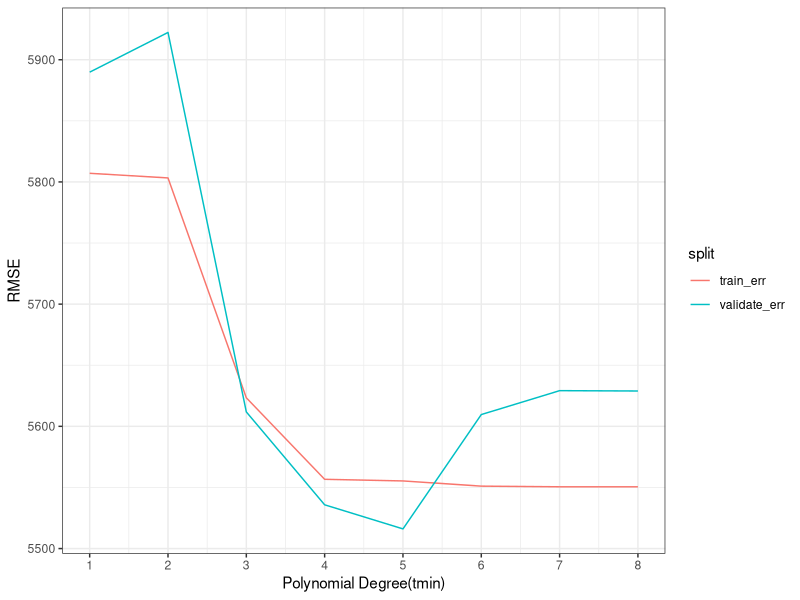
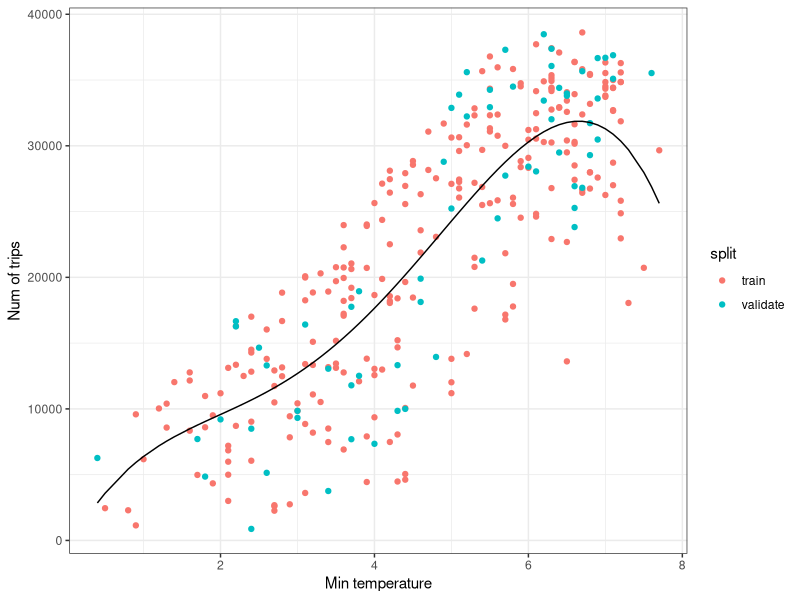
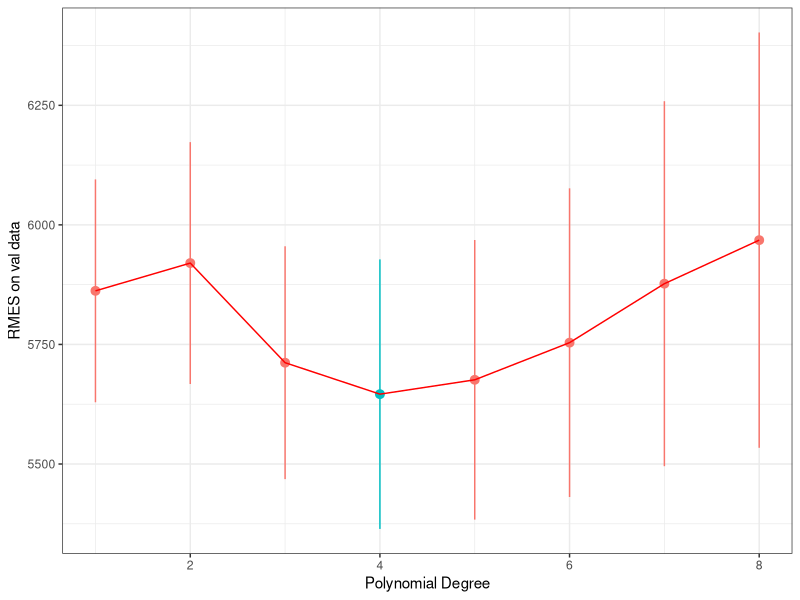
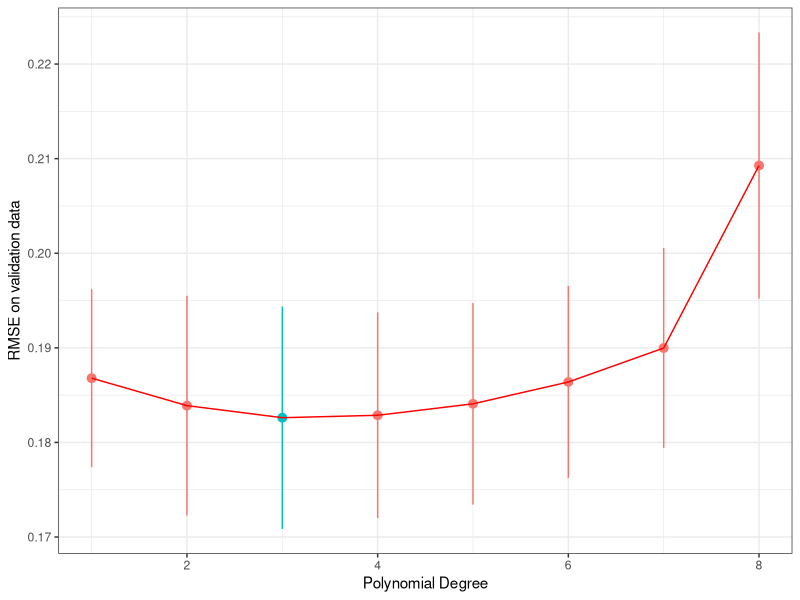
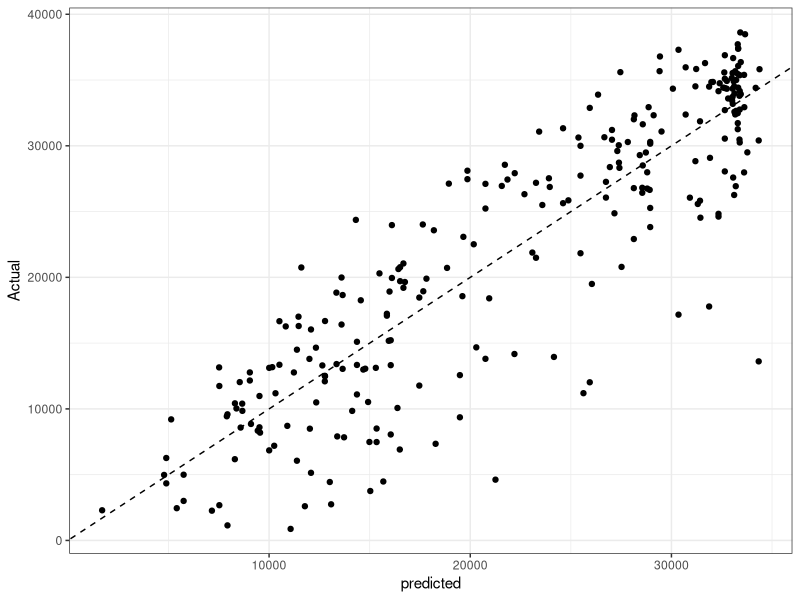
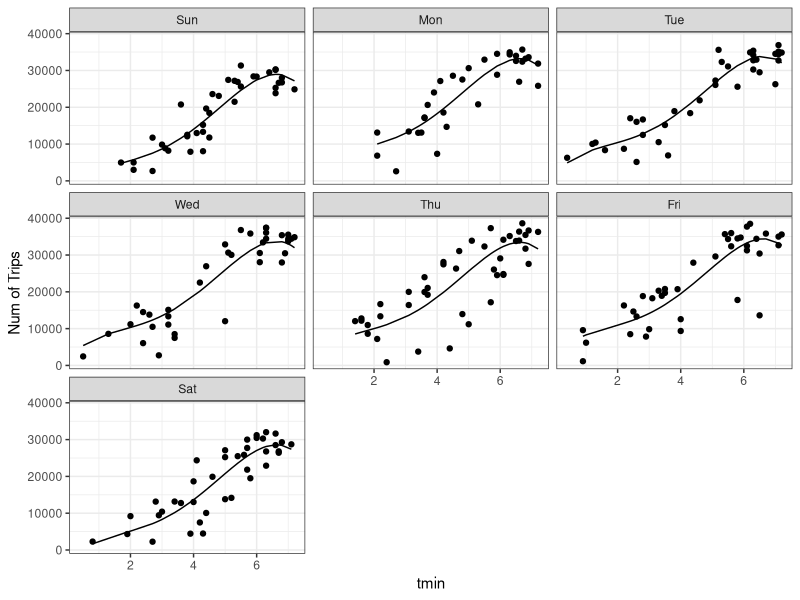
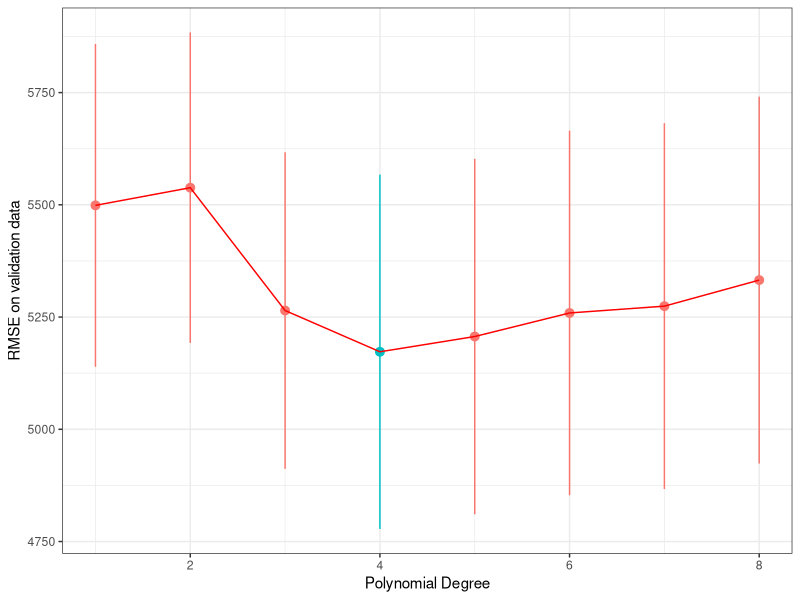
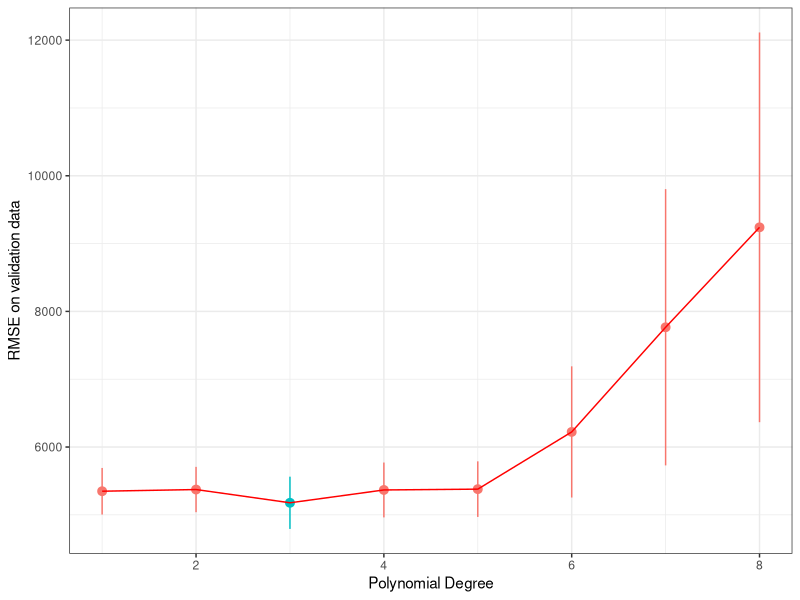

Source code (R) for these figures, in order:
## ---- chunk 1

library(tidyverse)
library(scales)
library(modelr)
library(broom)
library (lubridate) 
theme_set(theme_bw())
options(repr.plot.width=4, repr.plot.height=3)
## ---- chunk 2
trips_per_day=read.table(file="trips_per_day.tsv",sep="\t",header=TRUE)
head(trips_per_day)
## ---- chunk 3
set.seed(42)
num_days=nrow(trips_per_day)

#90% for training and validation; 10% for the testing
train_test_prop=0.9
ndx1=sample(1:num_days,floor(train_test_prop*num_days),replace=F)

trips_per_day_TV=trips_per_day[ndx1,]
trips_per_day_test=trips_per_day[-ndx1,]

nrow(trips_per_day_TV)
nrow(trips_per_day_test)
## ---- chunk 4
num_daysTV=nrow(trips_per_day_TV)
frac_train=0.8
num_train=floor(num_daysTV*frac_train)

#randomly sample rows for the training set
ndx=sample(1:num_daysTV,num_train,replace = F)

#used to fit the model
trips_per_day_train=trips_per_day_TV[ndx,]

#used to evaluate the fit
trips_per_day_validate=trips_per_day_TV[-ndx,]

nrow(trips_per_day_train)
nrow(trips_per_day_validate)
## ---- chunk 5
trips_per_day_train %>%select(-ymd,-date) %>%cor()
#it seems that num_trips are correlated to temperature 
## ---- chunk 6
K=1:8

train_err=c()
validate_err=c()

for (k in K){
  #fit on the training data
  model=lm(num_trips~poly(tmin,k,raw=T),data=trips_per_day_train)
  
  #evaluate on th training data
  train_err[k]=sqrt(mean((predict(model,trips_per_day_train)-trips_per_day_train$num_trips)^2))
  
  #evaluate on the validate data
  validate_err[k]=sqrt(mean((predict(model,trips_per_day_validate)-trips_per_day_validate$num_trips)^2))
}

#plotting
data.frame(K,train_err,validate_err)%>%
  gather("split","error",-K)%>%
  ggplot(aes(x=K,y=error,color=split))+
  geom_line()+
  scale_x_continuous(breaks=K)+
  xlab("Polynomial Degree(tmin)")+
  ylab("RMSE")


## ---- chunk 7
model=lm(num_trips~poly(tmin,4,raw=T),data=trips_per_day_train)

#add prediction to the training data
trips_per_day_train=trips_per_day_train%>%
  add_predictions(model)%>%
  mutate(split="train")

#add prediction data to the validate data
trips_per_day_validate=trips_per_day_validate%>%
  add_predictions(model)%>%
  mutate(split="validate")

bind_rows(trips_per_day_train,trips_per_day_validate)%>%
  ggplot(aes(x=tmin,y=num_trips))+
  geom_point(aes(color=split))+
  geom_line(aes(y=pred))+
  xlab("Min temperature")+
  ylab("Num of trips")
  
  

## ---- chunk 8
num_folds=5


trips_per_day_TV=trips_per_day_TV%>%
  mutate(fold=(row_number()%%num_folds)+1)
## ---- chunk 9
K=1:8
avg_val_err=c()
se_val_err=c()


for (k in K){
  
  #do a 5fold cross-val within each val of k
  val_err=c()
  for (f in 1:num_folds){
    #fit the model on the training data
    trips_per_day_train=filter(trips_per_day_TV,fold!=f)
    model=lm(num_trips~poly(tmin,k,raw=T),data=trips_per_day_train)
    
    #evaluate on the validation data
    trips_per_day_validate=filter(trips_per_day_TV,fold==f)
    val_err[f]=sqrt(
      mean((predict(model,trips_per_day_validate)-trips_per_day_validate$num_trips)^2)
    )}
    #compute the avg val error across folds
  #and the standard error on this est
    avg_val_err[k]=mean(val_err)
    se_val_err[k]=sd(val_err)/sqrt(num_folds)
    

}

#plot the validate error
data.frame(K,avg_val_err,se_val_err)%>%
  ggplot(aes(x=K,y=avg_val_err))+
  geom_pointrange(aes(ymin=avg_val_err-se_val_err,
                      ymax=avg_val_err+se_val_err,
                      color=avg_val_err==min(avg_val_err)))+
  geom_line(color="red")+
    theme(legend.position="none") +
  xlab('Polynomial Degree') +
  ylab("RMES on val data")
## ---- chunk 10
model=lm(num_trips~poly(tmin,4),data=trips_per_day_train)
tidy(model)

trips_per_day_test%>%
  add_predictions(model)%>%
  summarize(rmse=sqrt(mean((pred-num_trips)^2)),
                          cor=cor(pred,num_trips),
                          cor_sq=cor^2)
## ---- chunk 11
avg_val_err=c()
se_val_err=c()


for (k in K){
  
  #do a 5fold cross-val within each val of k
  val_err=c()
  for (f in 1:num_folds){
    #fit the model on the training data
    trips_per_day_train=filter(trips_per_day_TV,fold!=f)
    model=lm(log10(num_trips)~poly(tmin,k,raw=T),data=trips_per_day_train)
    
    #evaluate on the validation data
    trips_per_day_validate=filter(trips_per_day_TV,fold==f)
    val_err[f]=sqrt(
      mean((predict(model,trips_per_day_validate)-log10(trips_per_day_validate$num_trips))^2)
    )}
    #compute the avg val error across folds
  #and the standard error on this est
    avg_val_err[k]=mean(val_err)
    se_val_err[k]=sd(val_err)/sqrt(num_folds)
    

}

#plot the validate error
data.frame(K,avg_val_err,se_val_err)%>%
  ggplot(aes(x=K,y=avg_val_err))+
  geom_pointrange(aes(ymin=avg_val_err-se_val_err,
                      ymax=avg_val_err+se_val_err,
                      color=avg_val_err==min(avg_val_err)))+
  geom_line(color="red")+
    theme(legend.position="none") +
  xlab('Polynomial Degree') +
  ylab('RMSE on validation data')
## ---- chunk 12
#with interaction
trips_per_day_train=trips_per_day_train%>% 
  mutate(days=wday(as.Date(ymd),label=TRUE))

trips_per_day_test=trips_per_day_test%>% 
  mutate(days=wday(as.Date(ymd),label=TRUE))
model=lm(num_trips~days+poly(tmin,4),data=trips_per_day_train)
#tidy(model)

trips_per_day_train%>%
  add_predictions(model)%>%
  ggplot(aes(x=pred,y=num_trips))+
  geom_point()+
  geom_abline(linetype="dashed")+
  #facet_wrap(~days)+
  xlab("predicted")+
  ylab("Actual")

#seems like we are overfitting by including additional parameter
trips_per_day_test%>%
  add_predictions(model)%>%
  summarize(rmse=sqrt(mean((pred-num_trips)^2)),
                          cor=cor(pred,num_trips),
                          cor_sq=cor^2)

#rmse(model,trips_per_day_test)
#rsquare(model,trips_per_day_test)

## ---- chunk 13
trips_per_day_train%>%
  add_predictions(model)%>%
  ggplot(aes(x=tmin,y=num_trips))+
  geom_point()+
  geom_line(aes(y=pred))+
  facet_wrap(~days)+
  xlab("tmin")+
  ylab("Num of Trips")
## ---- chunk 14


K=1:8
avg_val_err=c()
se_val_err=c()


trips_per_day_TV=trips_per_day_TV%>% 
  mutate(days=wday(as.Date(ymd),label=TRUE))

for (k in K){
  #do a 5fold cross-val within each val of k
  val_err=c()
  for (f in 1:num_folds){
    #fit the model on the training data
    trips_per_day_train=filter(trips_per_day_TV,fold!=f)
    model=lm(num_trips~days+poly(tmin,k,raw=T),data=trips_per_day_train)
    
    #evaluate on the validation data
    trips_per_day_validate=filter(trips_per_day_TV,fold==f)
    val_err[f]=sqrt(
      mean((predict(model,trips_per_day_validate)-trips_per_day_validate$num_trips)^2)
    )}
    #compute the avg val error across folds
  #and the standard error on this est
    avg_val_err[k]=mean(val_err)
    se_val_err[k]=sd(val_err)/sqrt(num_folds)
    

}
data.frame(K,avg_val_err,se_val_err)%>%
  ggplot(aes(x=K,y=avg_val_err))+
  geom_pointrange(aes(ymin=avg_val_err-se_val_err,
                      ymax=avg_val_err+se_val_err,
                      color=avg_val_err==min(avg_val_err)))+
  geom_line(color="red")+
    theme(legend.position="none") +
  xlab('Polynomial Degree') +
  ylab('RMSE on validation data')



## ---- chunk 15
K=1:8
avg_val_err=c()
se_val_err=c()


trips_per_day_TV=trips_per_day_TV%>% 
  mutate(days=wday(as.Date(ymd),label=TRUE))

for (k in K){
  #do a 5fold cross-val within each val of k
  val_err=c()
  for (f in 1:num_folds){
    #fit the model on the training data
    trips_per_day_train=filter(trips_per_day_TV,fold!=f)
    model=lm(num_trips~days+poly(tmin,k,raw=T)*snwd,data=trips_per_day_train)
    
    #evaluate on the validation data
    trips_per_day_validate=filter(trips_per_day_TV,fold==f)
    val_err[f]=sqrt(
      mean((predict(model,trips_per_day_validate)-trips_per_day_validate$num_trips)^2)
    )}
    #compute the avg val error across folds
  #and the standard error on this est
    avg_val_err[k]=mean(val_err)
    se_val_err[k]=sd(val_err)/sqrt(num_folds)
    

}
data.frame(K,avg_val_err,se_val_err)%>%
  ggplot(aes(x=K,y=avg_val_err))+
  geom_pointrange(aes(ymin=avg_val_err-se_val_err,
                      ymax=avg_val_err+se_val_err,
                      color=avg_val_err==min(avg_val_err)))+
  geom_line(color="red")+
    theme(legend.position="none") +
  xlab('Polynomial Degree') +
  ylab('RMSE on validation data')
## ---- chunk 16

model=lm(num_trips~days+poly(tmin,3,raw=T)*snwd,data=trips_per_day_train)
trips_per_day_test%>%
  add_predictions(model)%>%
  summarize(rmse=sqrt(mean((pred-num_trips)^2)),
                          cor=cor(pred,num_trips),
                          cor_sq=cor^2)
## ---- chunk 17
model1=lm(num_trips~poly(tmin,4),data=trips_per_day_train)
rmse(model1,trips_per_day_test)

model2=lm(num_trips~days+poly(tmin,4),data=trips_per_day_train)
rmse(model2,trips_per_day_test)

model3=lm(num_trips~days+poly(tmin,3,raw=T)*snwd,data=trips_per_day_train)
rmse(model3,trips_per_day_test)
## ---- chunk 18
model1=lm(num_trips~poly(tmin,4),data=trips_per_day_train)
rmse(model1,trips_per_day_validate)

model2=lm(num_trips~days+poly(tmin,4),data=trips_per_day_train)
rmse(model2,trips_per_day_validate)

model3=lm(num_trips~days+poly(tmin,3,raw=T)*snwd,data=trips_per_day_train)
rmse(model3,trips_per_day_validate)
